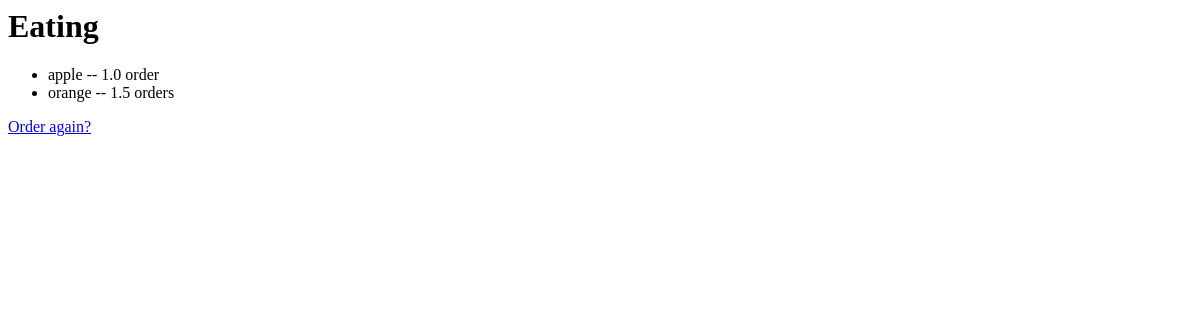
Before: /sklapp/2/results/ with the older database file.
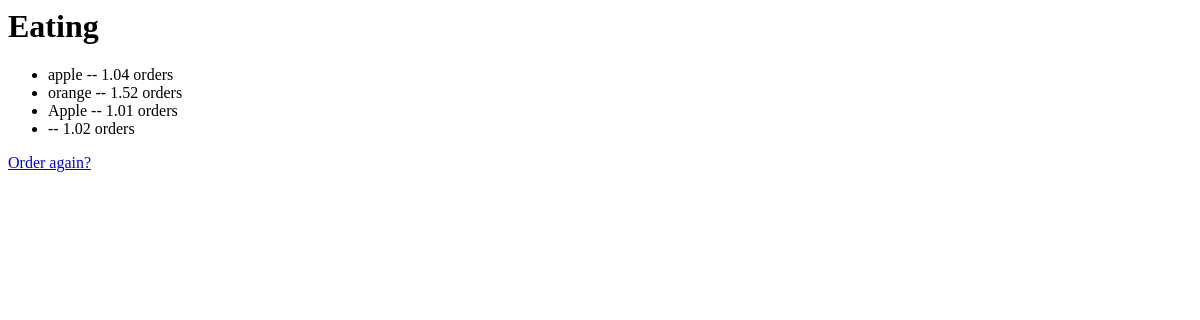
After: the same page with the newer database file.
### items/models.py (models this page shows, shortened)
class Category(models.Model):
    category_name = models.CharField(max_length=200)
    last_usage = models.DateTimeField('date_published')

class Item(models.Model):
    category = models.ForeignKey(Category, on_delete=models.CASCADE)
    item_name = models.CharField(max_length=200)
    price = models.FloatField()

### items/views.py (the view)
# urls.py: path('<int:category_id>/results/', views.results.as_view(), name='results'),
class results(TemplateView):
    template_name = 'items/results.html'
    def get_context_data(self, **kwargs):
        cid = self.kwargs['category_id']
        cat = get_object_or_404(Category, pk=cid)
        return {'category': cat}

### items/templates/items/results.html
<h1>{{ category.category_name }}</h1>
<ul>
{% for item in category.item_set.all %}
    <li>
	    {{ item.item_name }} -- {{ item.price }} order{{ item.price|pluralize }}
    </li>
{% endfor %}
</ul>
<a href="{% url 'items:items' category.id %}">
    Order again?
</a>

Changed rows visible on the page:
changed Item "apple": price "1.0" → "1.04"
changed Item "orange": price "1.5" → "1.52"
added Item: item_name "Apple", price "1.01"
added Item: price "1.02"
